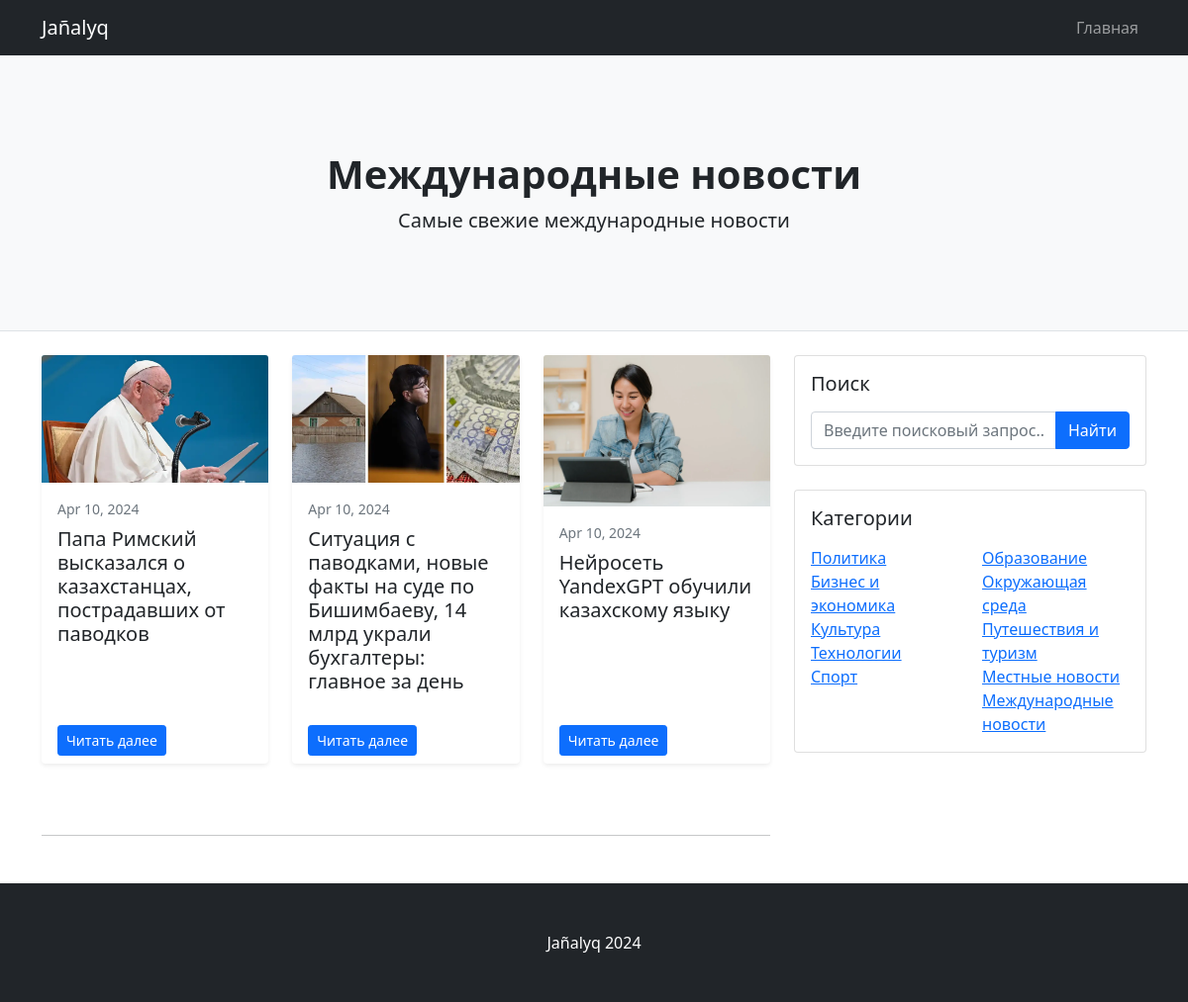
The page /international-news/ on the database its author committed.
### core/models.py (models this page shows, shortened)
class Post(models.Model):
    title = models.CharField(max_length=100, verbose_name='Заголовок поста')
    categories = models.ManyToManyField(Category, verbose_name='Категории')
    thumbnail = models.ImageField(upload_to='thumbnails/')
    body = RichTextUploadingField(verbose_name='Содержание поста')
    created = models.DateTimeField(auto_now_add=True)

### core/views.py (the view)
# urls.py: path('international-news/', views.international_news, name='international_news'),
def international_news(request):
    international_news_posts = Post.objects.filter(categories__name='international_news')
    return render(request, 'core/international_news.html', {'international_news_posts': international_news_posts})

### core/templates/core/international_news.html (shortened to what this page needs)
{% load static %}
<!DOCTYPE html>
<html lang="en">
<head>
    <link href="{% static 'css/styles.css' %}" rel="stylesheet">
</head>
<body>
<nav class="navbar navbar-expand-lg navbar-dark bg-dark">
    <div class="container">
        <a class="navbar-brand" href="#!">Jañalyq</a>
        <div class="collapse navbar-collapse" id="navbarSupportedContent">
            <ul class="navbar-nav ms-auto mb-2 mb-lg-0">
                <li class="nav-item"><a class="nav-link" href="{% url 'index' %}">Главная</a></li>
            </ul>
        </div>
    </div>
</nav>
<header class="py-5 bg-light border-bottom mb-4">
    <div class="container">
        <div class="text-center my-5">
            <h1 class="fw-bolder">Международные новости</h1>
            <p class="lead mb-0">Самые свежие международные новости</p>
        </div>
    </div>
</header>
<div class="container">
    <div class="row">
        <div class="col-lg-8">
            <div class="row row-cols-1 row-cols-md-2 row-cols-lg-3 g-4">
                {% for post in international_news_posts %}
                <div class="col-md-6 mb-4">
                    <div class="card shadow-sm border-0 h-100">
                        <img class="card-img-top" src="{{ post.thumbnail.url }}" alt="...">
                        <div class="card-body">
                            <p class="small text-muted mb-2">{{ post.created|date:"M d, Y" }}</p>
                            <h2 class="card-title h5">{{ post.title }}</h2>
                        </div>
                        <div class="card-footer bg-transparent border-0">
                            <a class="btn btn-primary btn-sm" href="{% url 'post_detail' post.pk %}">Читать далее </a>
                        </div>
                    </div>
                </div>
                {% endfor %}
            </div>
            <nav aria-label="Pagination pt-5">
                <hr class="my-0 mt-5">
            </nav>
        </div>
        <div class="col-lg-4">
            <div class="card mb-4">
    <div class="card-body">
        <h5 class="card-title mb-3">Поиск</h5>
        <form class="input-group" action="{% url 'search_results' %}" method="get">
            <input class="form-control" type="text" name="q" placeholder="Введите поисковый запрос..." aria-label="Введите поисковый запрос..." aria-describedby="button-search">
            <button class="btn btn-primary" id="button-search" type="submit">Найти</button>
        </form>
    </div>
</div>
            <div class="card mb-4">
                <div class="card-body">
                    <h5 class="card-title mb-3">Категории</h5>
                    <div class="row">
                        <div class="col-sm-6">
                            <ul class="list-unstyled mb-0">
                                <li><a href="{% url 'politics' %}">Политика</a></li>
                                <li><a href="{% url 'business' %}">Бизнес и экономика</a></li>
                                <li><a href="{% url 'culture' %}">Культура</a></li>
                                <li><a href="{% url 'technology' %}">Технологии</a></li>
                                <li><a href="{% url 'sports' %}">Спорт</a></li>
                            </ul>
                        </div>
                        <div class="col-sm-6">
                            <ul class="list-unstyled mb-0">
                                <li><a href="{% url 'education' %}">Образование</a></li>
                                <li><a href="{% url 'environment' %}">Окружающая среда</a></li>
                                <li><a href="{% url 'travel' %}">Путешествия и туризм</a></li>
                                <li><a href="{% url 'local_news' %}">Местные новости</a></li>
                                <li><a href="{% url 'international_news' %}">Международные новости</a></li>
                            </ul>
                        </div>
                    </div>
                </div>
            </div>
        </div>
    </div>
</div>
<footer class="py-5 bg-dark">
    <div class="container"><p class="m-0 text-center text-white">Jañalyq 2024</p></div>
</footer>
</body>
</html>

### rows shown on the page
Post: thumbnail (picture), created "Apr 10, 2024", title "Папа Римский высказался о казахстанцах, пострадавших от паводков"
Post: thumbnail (picture), created "Apr 10, 2024", title "Ситуация с паводками, новые факты на суде по Бишимбаеву, 14 млрд украли бухгалтеры: главное за день"
Post: thumbnail (picture), created "Apr 10, 2024", title "Нейросеть YandexGPT обучили казахскому языку"
